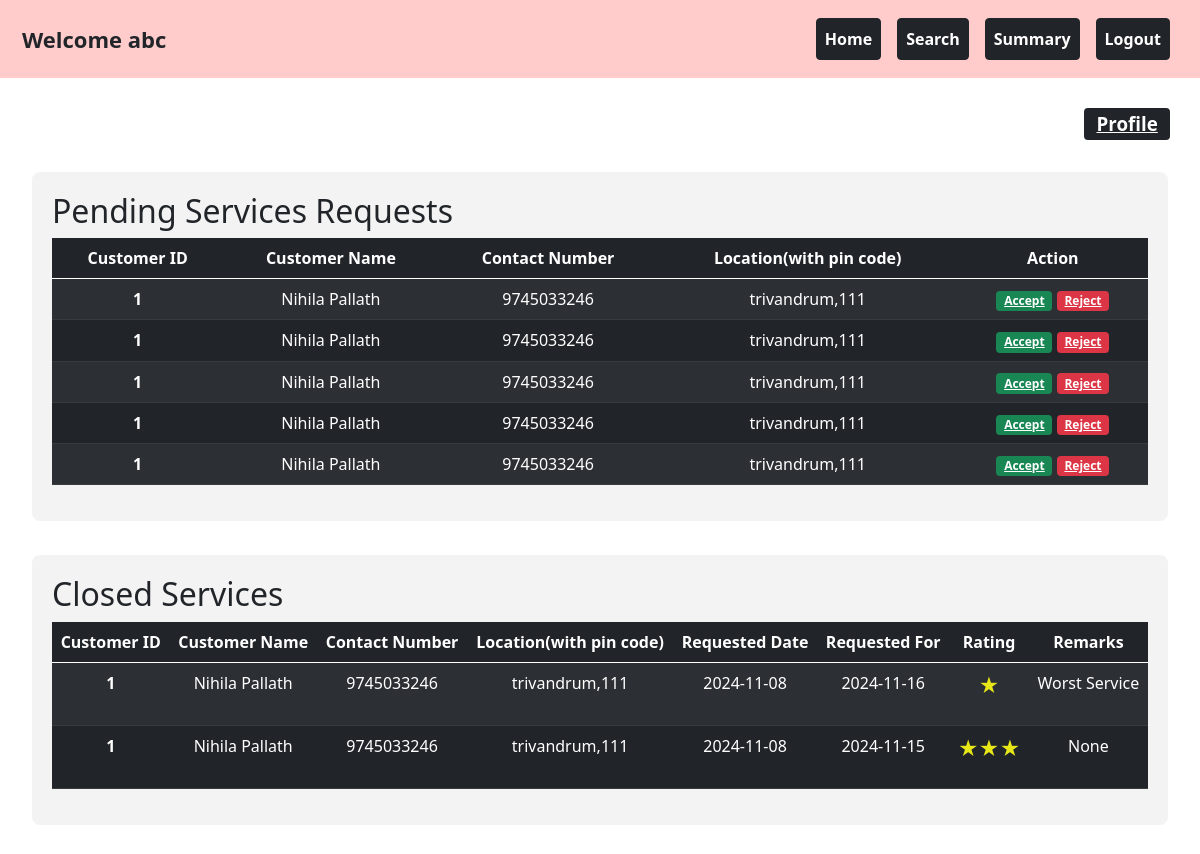
The app's page /professional_dashboard/1, older data.
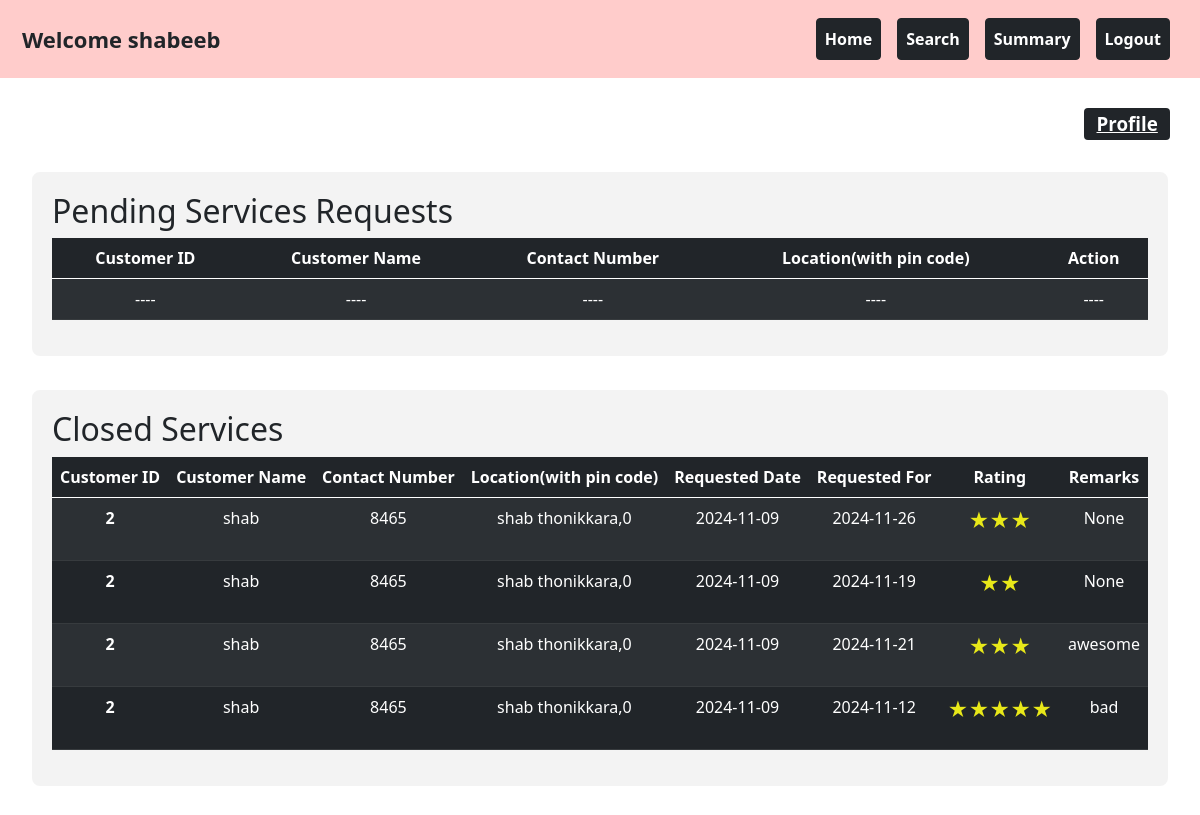
The same page, newer data.
### backend/models.py (models this page shows)
class Professional_Info(db.Model):
    __tablename__="professional_info"
    id=db.Column(db.Integer,primary_key=True)
    email_id=db.Column(db.String,unique=True,nullable=False)
    password=db.Column(db.String,nullable=False)
    full_name=db.Column(db.String,nullable=False)
    experience=db.Column(db.Integer,nullable=False)
    proof_doc=db.Column(db.String,nullable=False)
    address=db.Column(db.String,nullable=False)
    pin_code=db.Column(db.Integer,nullable=False)
    service_id=db.Column(db.Integer,db.ForeignKey("service.id"))
    rating=db.Column(db.Integer,default=0)
    price=db.Column(db.Integer,nullable=True)
    profile_status=db.Column(db.Integer,default=0) #not accepted yet=0 ,accepted=1
    blocked_status=db.Column(db.Integer,default=0) #not blocked=0, 1-blocked
    service_requests=db.relationship("Service_Request",cascade="all,delete",backref="professional_info",lazy=True)

class Customer_Info(db.Model):
    __tablename__="customer_info"
    id=db.Column(db.Integer,primary_key=True)
    email_id=db.Column(db.String,unique=True,nullable=False)
    password=db.Column(db.String,nullable=False)
    full_name=db.Column(db.String,nullable=False)
    phone_number=db.Column(db.Integer,nullable=False)
    role=db.Column(db.Integer,default=1) #for customer its 1 . for admin its 0
    address=db.Column(db.String,nullable=False)
    pin_code=db.Column(db.Integer,nullable=False)
    blocked_status=db.Column(db.Integer,default=0) #not blocked=0, 1-blocked
    service_requests=db.relationship("Service_Request",cascade="all,delete",backref="customer_info",lazy=True)

class Service_Request(db.Model):
    __tablename__="service_request"
    id=db.Column(db.Integer,primary_key=True)
    service_id=db.Column(db.Integer,db.ForeignKey("service.id"),nullable=False)
    customer_id=db.Column(db.Integer,db.ForeignKey("customer_info.id"),nullable=False)
    professional_id=db.Column(db.Integer,db.ForeignKey("professional_info.id"),nullable=False)
    date_of_request=db.Column(db.DateTime, default=datetime.now)
    service_date=db.Column(db.Date)
    service_status=db.Column(db.Integer,default=0) # requested from cust=>0 ACCEPTED by prof=>1 reject by prof =>2 CLOSED by cust=>3
    remarks=db.Column(db.String,nullable=True)
    rating=db.Column(db.Integer,default=0) #0 means no rating

### backend/controller.py (the view)
@app.route("/professional_dashboard/<int:prof_id>",methods=["GET","POST"])
def professional_dashboard(prof_id):
    prof_obj=Professional_Info.query.get(prof_id)
    ser_req_list=Service_Request.query.filter_by(professional_id=prof_id).all()
    if ser_req_list !=[]:
        rating_list=[]
        req_list=[]
        closedreq_list=[]
        for req in ser_req_list:
            if req.rating != 0:
                rating_list.append(int(req.rating))
            if req.service_status == 0:
                req_list.append(req)
            elif req.service_status == 3:
                closedreq_list.append(req)
        if len(rating_list) != 0:
            rating=sum(rating_list)/len(rating_list)
            prof_obj.rating=rating
            db.session.commit()
        return render_template("professional_dashboard.html",closedreq_list=closedreq_list,prof_obj=prof_obj,req_list=req_list,cust_dict=cust_dict)
    return render_template("professional_dashboard.html",prof_obj=prof_obj)

### templates/professional_dashboard.html (shortened to what the changed rows need)
<!DOCTYPE html>
<html lang="en">
    <head>
        <link rel="stylesheet" href="/static\styles\style.css">
        <link rel="stylesheet" href="/static\styles\rating.css">
        <link href="https://cdn.jsdelivr.net/npm/bootstrap@5.0.2/dist/css/bootstrap.min.css" rel="stylesheet">
    </head>
    <body>
        <div class="container-fluid" style="background-color: #ffcccb; padding: 10px;">
            <nav class="navbar navbar-expand-lg navbar-light w-100">
                <div class="container-fluid">
                    <div style="font-size: 22px;"><strong>Welcome {{prof_obj.full_name}}</strong></div>
                </div>
            </nav>
        </div>
        <div id="home" class="content-section">
            <div class="container-box">
                <h2>Pending Services Requests</h2>
                <table class="table table-dark table-striped" style="text-align: center;">
                    <thead>
                        <tr>
                            <th scope="col">Customer ID</th>
                            <th scope="col">Customer Name</th>
                            <th scope="col">Contact Number</th>
                            <th scope="col">Location(with pin code)</th>
                            <th scope="col" >Action</th>
                        </tr>
                    </thead>
                    <tbody>
                        {% if req_list != [] %}
                            {% for req in req_list %}
                                {% set cust=cust_dict[req.customer_id] %}
                                <tr>
                                    <th scope="col">{{cust.id}}</th>
                                    <td>{{cust.full_name}}</td>
                                    <td>{{cust.phone_number}}</td>
                                    <td>{{cust.address}},{{cust.pin_code}}</td>
                                    <td>
                                        <a href="{{url_for('accept_req',req_id=req.id,prof_id=prof_obj.id)}}" type="button" class="badge bg-success">Accept</a>
                                        <a href="{{url_for('reject_req',req_id=req.id,prof_id=prof_obj.id)}}" class="badge bg-danger">Reject</a>
                                    </td>
                                </tr>
                            {% endfor %}
                        {% else %}
                            <tr>
                                <td>----</td>
                                <td>----</td>
                                <td>----</td>
                                <td>----</td>
                                <td>----</td>
                            </tr>
                        {% endif %}
                    </tbody>
                </table>
            </div>
            <div class="container-box">
                <h2>Closed Services</h2>
                <table class="table table-dark table-striped" style="text-align: center;">
                    <thead>
                        <tr>
                            <th scope="col">Customer ID</th>
                            <th scope="col">Customer Name</th>
                            <th scope="col">Contact Number</th>
                            <th scope="col">Location(with pin code)</th>
                            <th scope="col">Requested Date</th>
                            <th scope="col">Requested For</th>
                            <th scope="col" >Rating</th>
                            <th scope="col" >Remarks</th>
                        </tr>
                    </thead>
                    <tbody>
                        {% if closedreq_list != [] %}
                            {% for req in closedreq_list %}
                                {% set cust=cust_dict[req.customer_id] %}
                                <tr>
                                    <th scope="col">{{cust.id}}</th>
                                    <td>{{cust.full_name}}</td>
                                    <td>{{cust.phone_number}}</td>
                                    <td>{{cust.address}},{{cust.pin_code}}</td>
                                    <td>{{req.date_of_request.strftime('%Y-%m-%d')}}</td>
                                    <td>{{req.service_date}}</td>
                                    <td >
                                        {% if req.rating ==1 %}
                                        <p style="color: rgb(232, 232, 25);font-size: 20px;">★</p>
                                        {% elif req.rating ==2 %}
                                        <p style="color: rgb(232, 232, 25);font-size: 20px;">★★</p>
                                        {% elif req.rating ==3 %}
                                        <p style="color: rgb(232, 232, 25);font-size: 20px;">★★★</p>
                                        {% elif req.rating ==4 %}
                                        <p style="color: rgb(232, 232, 25);font-size: 20px;">★★★★</p>
                                        {% elif req.rating ==5 %}
                                        <p style="color: rgb(232, 232, 25);font-size: 20px;">★★★★★</p>
                                        {% endif %}
                                    </td>
                                    <td>{{req.remarks}}</td>
                                </tr>
                            {% endfor %}
                        {% endif %}
                    </tbody>
                </table>
            </div>
        </div>
    </body>
</html>

Row changes from the older to the newer data that the page shows:
no longer on this page (row edited): Customer_Info: id "1", full_name "Nihila Pallath", phone_number "9745033246", address "trivandrum", pin_code "111"
removed Service_Request: date_of_request "2024-11-08", service_date "2024-11-16", remarks "Worst Service", shown under "Closed Services"
removed Service_Request: date_of_request "2024-11-08", service_date "2024-11-15", remarks "None", shown under "Closed Services"
changed Professional_Info: full_name "abc" → "shabeeb"
added Service_Request: date_of_request "2024-11-09", service_date "2024-11-26", remarks "None", shown under "Closed Services"
now on this page (row edited): Customer_Info: id "2", full_name "shab", phone_number "8465", address "shab thonikkara", pin_code "0"
added Service_Request: date_of_request "2024-11-09", service_date "2024-11-19", remarks "None", shown under "Closed Services"
added Service_Request: date_of_request "2024-11-09", service_date "2024-11-21", remarks "awesome", shown under "Closed Services"
added Service_Request: date_of_request "2024-11-09", service_date "2024-11-12", remarks "bad", shown under "Closed Services"
